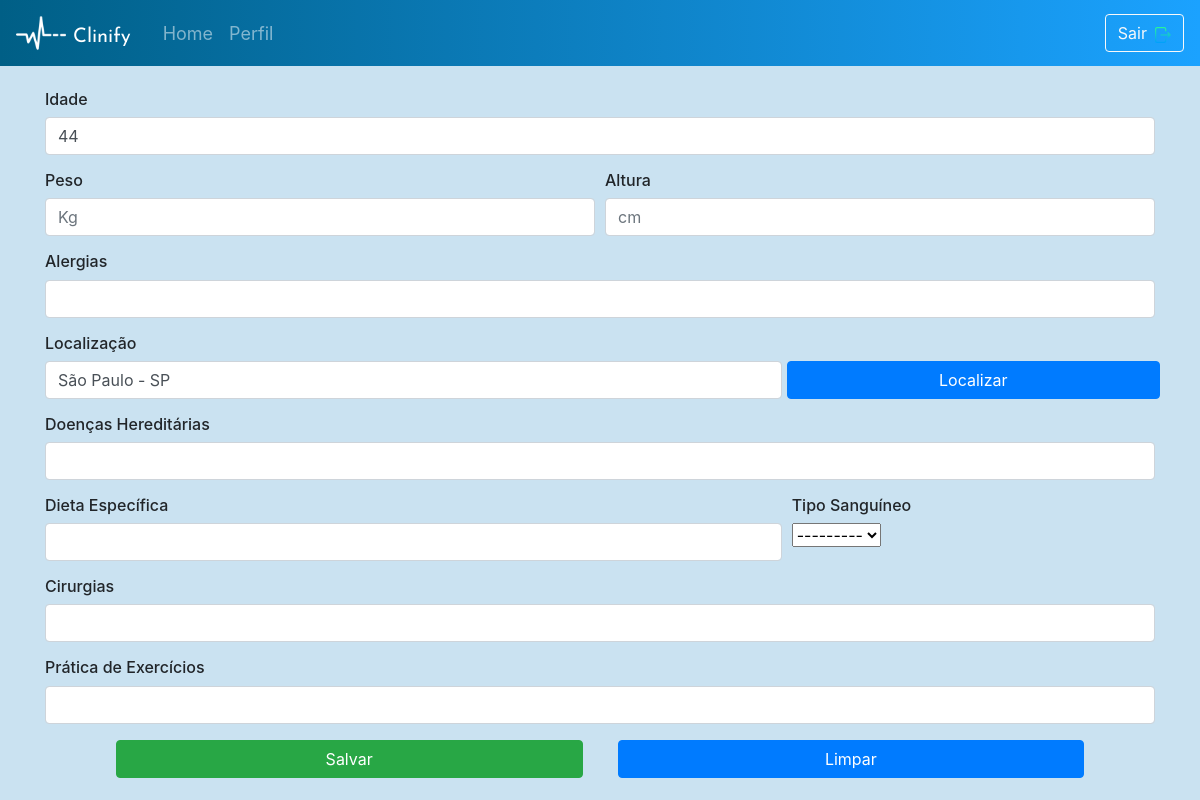
/Templates/profile/update/7/suzanvgeld/ (signed in), run on the app's committed database.
### server_app/models.py (models this page shows, shortened)
class UserProfile(models.Model):
    CHOICE = (('O-', 'O-'), ('O+', 'O+'), ('A-', 'A-'), ('A+', 'A+'), ('B-', 'B-'), ('B+', 'B+'), ('AB-', 'AB-'), ('AB+', 'AB+'))
    user                 = models.OneToOneField(User, on_delete=models.CASCADE, null=True, blank=True)
    profile_age_prf      = models.IntegerField(null=True, blank=True)
    profile_loc_prf      = models.CharField(max_length=150, null=True, blank=True)
    profile_weight_prf   = models.FloatField(null=True, blank=True)
    profile_height_prf   = models.IntegerField(null=True, blank=True)
    profile_allergy_prf  = models.CharField(max_length=200,null=True, blank=True)
    profile_blood_prf    = models.CharField(null=True, max_length=10, default=None, choices=CHOICE, blank=True)
    profile_desease_prf  = models.CharField(max_length=200, null=True, blank=True)
    profile_diet_prf     = models.CharField(max_length=200, null=True, blank=True)
    profile_surgery_prf  = models.CharField(max_length=200, null=True, blank=True)
    profile_exerc_prf    = models.CharField(max_length=200, null=True, blank=True)
    slug                 = models.SlugField(default='slug')

### server_app/views.py (the view, shortened to what this page needs)
# urls.py: url(r'^profile/update/(?P<pk>[0-9]+)/(?P<slug>[-\w\d]+)/$', ProfileUpdateView.as_view(), name='editprofile'),
@method_decorator(login_required(login_url="/logout/"), name='dispatch')
class ProfileUpdateView(UpdateView):  ### UPDATE
    template_name = "editprofile.html"
    model = UserProfile
    form_class = ProfileForm

### Templates/editprofile.html (shortened to what this page needs)
<!DOCTYPE html>
{% extends 'base.html' %}
    {% block content %}
        {% load static %}
    </head>
    <body class="profile-screen">
        <nav class="navbar navbar-expand-md navbar-dark">
            <img class="nav-icon" src="{% static 'images\heartbeat-logo-144.png' %}">
            <a class="navbar-brand mt-2" href="https://fonts.googleapis.com/css?family=Josefin+Sans:600&display=swap" rel="stylesheet">Clinify</a>
            <div class="collapse navbar-collapse" id="navbarSupportedContent">
                <ul class="navbar-nav mr-auto">
                    <a class="nav-link pl-3" href="{% url 'home' %}">Home</a>
                    <a class="nav-link" href="{% url 'temp:profile' %}">Perfil</a>
                </ul>
                <form class="form-inline" method="POST">
                    <a href="#" data-toggle="modal" data-target="#myModal"><button class="btn btn-outline-light btn-auto">Sair<img class="pl-2" src="{% static 'images/logout.png' %}"></button></a>
                </form>
            </div>
        </nav>
        <section class="container mt-4">
            <form enctype="multipart/form-data" method="POST">
                <div class="form-group">
                    <h6>Idade</h6>
                    {{ form.profile_age_prf }}
                </div>
                <div class="form-group form-row">
                    <div class="col-6">
                        <h6>Peso</h6>
                        {{ form.profile_weight_prf }}
                    </div>
                    <div class="col-6">
                        <h6>Altura</h6>
                        {{ form.profile_height_prf }}
                    </div>
                </div>
                <div class="form-group">
                    <h6>Alergias</h6>
                    {{ form.profile_allergy_prf }}
                </div>
                <h6>Localização</h6>
                <div class="form-group form-row">
                    <div class="col-8" id="location-field">
                        {{ form.profile_loc_prf }}
                    </div>
                    <div class="col-4 btn btn-primary" id="location-btn">
                        <a onclick="getLocation()">Localizar</a>
                    </div>
                </div>
                <div class="form-group">
                    <h6>Doenças Hereditárias</h6>
                    {{ form.profile_desease_prf }}
                </div>
                <div class="form-group form-row">
                    <div class="col-8">
                        <h6>Dieta Específica</h6>
                        {{ form.profile_diet_prf }}
                    </div>
                    <div class="col-4">
                        <h6>Tipo Sanguíneo</h6>
                        {{ form.profile_blood_prf }}
                    </div>
                </div>
                <div class="form-group">
                    <h6>Cirurgias</h6>
                    {{ form.profile_surgery_prf }}
                </div>
                <div class="form-group">
                    <h6>Prática de Exercícios</h6>
                    {{ form.profile_exerc_prf }}
                </div>
                <div class="form-row justify-content-center mb-3">
                    <button type="submit" class="btn btn-success col-5">Salvar</button>
                    <span style="width: 35px"></span>
                    <button type='reset' class="btn btn-primary col-5">Limpar</button>
                </div>
            </form>
        </section>
        {% endblock %}

### static/css/screens.css (style rules this page uses)
.intro-screen, .signup-screen, .forgpassword-screen, .navbar { background: linear-gradient(90deg, rgba(0,95,134,100) 0%, rgba(27,162,255,100)100%); }
.navbar-brand { padding-left: 7px; margin-top: 6px; font-size: x-large; color: white; font-family: 'Josefin Sans', sans-serif; }
.nav-icon { height: 50px; width: 50px; }
.msg-text, .profile-screen, .edit-profile, .medication-screen, .diet-screen, .appointment-screen, .exercise-screen, .home-screen, .stresslevel-screen { background-color: rgb(202, 226, 241); }
.nav-link { color: white; font-size: 18px; }

### data on the page
UserProfile: profile_age_prf "44", profile_loc_prf "São Paulo - SP", profile_blood_prf "---------"
